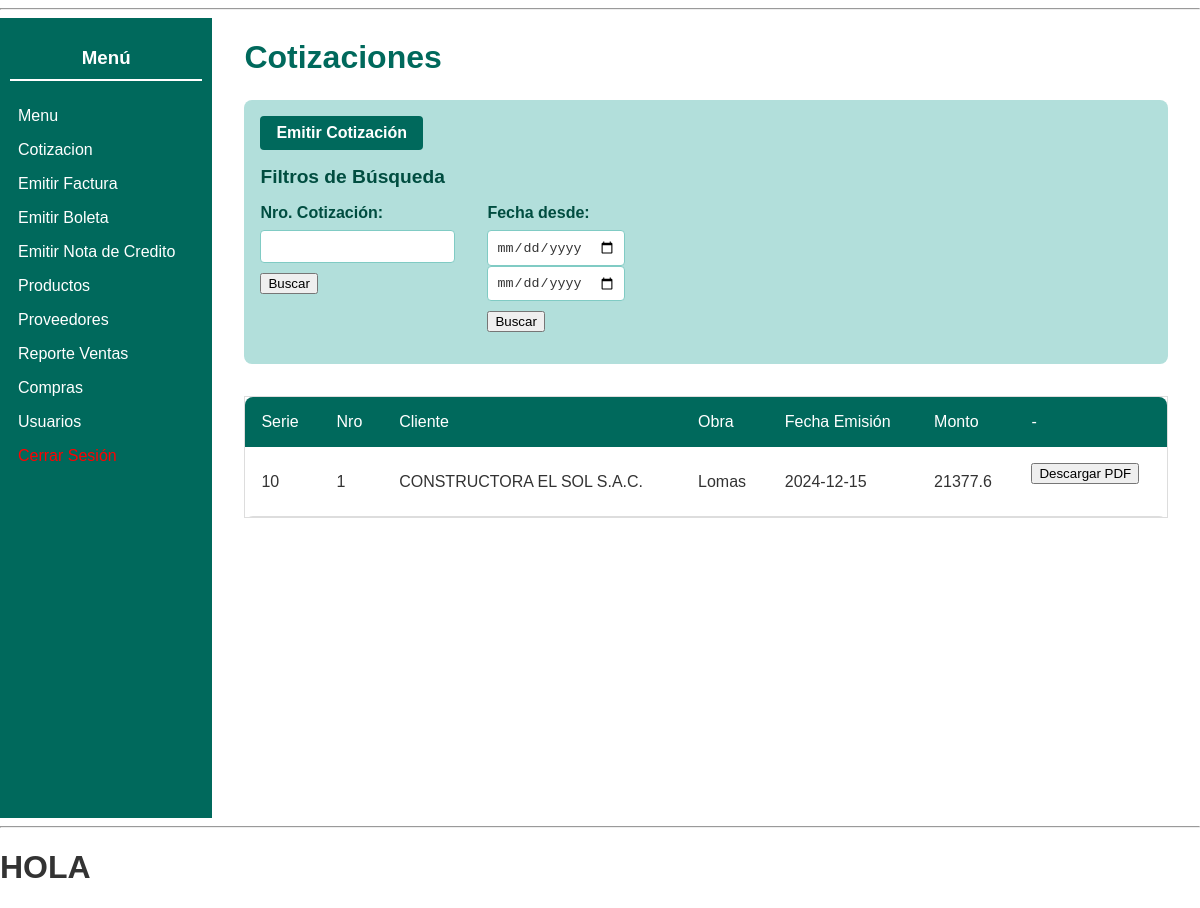
The page /moduloVentas/indexCotizacion.php?numerocotizacion=1 (signed in) on the database its author committed.
### tables this page shows
CREATE TABLE `cotizacionemitida` (
  `CotizacionEmitidaID` int NOT NULL AUTO_INCREMENT,
  `SerieComprobanteID` int NOT NULL,
  `NumeroCorrelativo` int NOT NULL,
  `UsuarioID` int NOT NULL,
  `FechaEmision` date NOT NULL,
  `FechaVencimiento` date NOT NULL,
  `TipoPago` varchar(255) NOT NULL,
  `FormaPago` varchar(255) NOT NULL,
  `Moneda` varchar(255) NOT NULL,
  `ClienteID` int NOT NULL,
  `Op.Inafecta` double NOT NULL,
  `Op.Exonerada` double NOT NULL,
  `Op.Gratuita` double NOT NULL,
  `Op.Gravada` double NOT NULL,
  `TotalIGV` double NOT NULL,
  `DescuentoGlobal` double NOT NULL,
  `ImporteTotal` double NOT NULL,
  `Observaciones` varchar(255) NOT NULL,
  `Obra` varchar(255) NOT NULL,
  PRIMARY KEY (`CotizacionEmitidaID`),
  UNIQUE KEY `CotizacionEmitidaID` (`CotizacionEmitidaID`),
  KEY `fk_cotizacionemitida_seriecomprobante` (`SerieComprobanteID`),
  KEY `fk_cotizacionemitida_usuario` (`UsuarioID`),
  KEY `fk_cotizacionemitida_cliente` (`ClienteID`),
  CONSTRAINT `fk_cotizacionemitida_cliente` FOREIGN KEY (`ClienteID`) REFERENCES `cliente` (`ClienteID`),
  CONSTRAINT `fk_cotizacionemitida_seriecomprobante` FOREIGN KEY (`SerieComprobanteID`) REFERENCES `seriecomprobante` (`SerieComprobanteID`),
  CONSTRAINT `fk_cotizacionemitida_usuario` FOREIGN KEY (`UsuarioID`) REFERENCES `usuario` (`UsuarioID`)
);

CREATE TABLE `cliente` (
  `ClienteID` int NOT NULL AUTO_INCREMENT,
  `TipoDocumentoIdentidad` varchar(255) NOT NULL,
  `NumeroDocumentoIdentidad` varchar(255) NOT NULL,
  `NombreCompletoORazonSocial` varchar(255) NOT NULL,
  `Telefono` int NOT NULL,
  `Email` varchar(255) NOT NULL,
  `Direccion` varchar(255) NOT NULL,
  `FechaRegistro` date NOT NULL,
  PRIMARY KEY (`ClienteID`),
  UNIQUE KEY `ClienteID` (`ClienteID`)
);

### modelo/cotizaciones.php (called while the page is built, shortened)
<?php
class Cotizaciones
{
  public function getCotizaciones($numerocotizacion = null, $fechadesde = null, $fechahasta = null)
  {
    $sql = "SELECT ce.CotizacionEmitidaID,
              ce.SerieComprobanteID,
              ce.NumeroCorrelativo,
              cl.NombreCompletoORazonSocial AS Cliente,
              ce.Obra,
              ce.FechaEmision,
              ce.ImporteTotal
            FROM cotizacionemitida ce
            INNER JOIN cliente cl ON ce.ClienteID = cl.ClienteID";
    $conditions = array();
    if ($numerocotizacion !== null && $numerocotizacion !== '') {
      $conditions[] = "ce.NumeroCorrelativo = $numerocotizacion";
    }
    if (count($conditions) > 0) {
      $sql .= " WHERE " . implode(" AND ", $conditions);
    }
    $conexion = Conexion::conectarBD();
    $respuesta = $conexion->query($sql);
    $cotizaciones = array();
    while ($fila = $respuesta->fetch_assoc()) {
      $cotizaciones[] = $fila;
    }
    return $cotizaciones;
  }
}

### moduloVentas/panelCotizacion.php (the view, shortened to what this page needs)
<?php
include_once($_SERVER['DOCUMENT_ROOT'] . '/shared/pantalla.php');
class panelCotizacion extends pantalla
{
  public function panelCotizacionShow($cotizaciones = null)
  {
    $rol = $_SESSION['rol'];
?>
    <div style="display: flex; height: 100vh;">
      <aside style="width: 200px; background-color: #00695c; color: white; padding: 10px;">
        <h3 style="text-align: center; border-bottom: 2px solid white; padding-bottom: 10px;">Menú</h3>
        <nav>
          <ul style="list-style: none; padding: 0;">
            <?php
            if ($rol == "cajero") {
            ?>
              <li><a href="/moduloSeguridad/indexPanelPrincipal.php" style="color: white; text-decoration: none; display: block; padding: 8px;">Menú</a></li>
              <li><a href="../moduloVentas/emitirBoleta.php" style="color: white; text-decoration: none; display: block; padding: 8px;">Emitir Factura</a></li>
              <li><a href="../moduloSeguridad/indexCambiarContrasena.php" style="color: white; text-decoration: none; display: block; padding: 8px;">Emitir Boleta</a></li>
              <li><a href="../moduloSeguridad/indexCambiarContrasena.php" style="color: white; text-decoration: none; display: block; padding: 8px;">Emitir Nota Credito</a></li>
              <li><a href="../moduloSeguridad/indexCambiarContrasena.php" style="color: white; text-decoration: none; display: block; padding: 8px;">Compras</a></li>
            <?php
            }
            elseif ($rol === "jefeVentas") {
            ?>
              <li><a href="/moduloSeguridad/indexPanelPrincipal.php" style="color: white; text-decoration: none; display: block; padding: 8px;">Menu</a></li>
              <li><a href="../moduloVentas/indexCotizacion.php" style="color: white; text-decoration: none; display: block; padding: 8px;">Cotizacion</a></li>
              <li><a href="../moduloSeguridad/indexCambiarContrasena.php" style="color: white; text-decoration: none; display: block; padding: 8px;">Emitir Factura</a></li>
              <li><a href="../moduloVentas/emitirBoleta.php" style="color: white; text-decoration: none; display: block; padding: 8px;">Emitir Boleta</a></li>
              <li><a href="../moduloVentas/confirmarProductos.php" style="color: white; text-decoration: none; display: block; padding: 8px;">Emitir Nota de Credito</a></li>
              <li><a href="../moduloSeguridad/indexCambiarContrasena.php" style="color: white; text-decoration: none; display: block; padding: 8px;">Productos</a></li>
              <li><a href="../moduloVentas/emitirBoleta.php" style="color: white; text-decoration: none; display: block; padding: 8px;">Proveedores</a></li>
              <li><a href="../moduloVentas/indexReporteventas.php " style="color: white; text-decoration: none; display: block; padding: 8px;">Reporte Ventas</a></li>
              <li><a href="../moduloSeguridad/indexCambiarContrasena.php" style="color: white; text-decoration: none; display: block; padding: 8px;">Compras</a></li>
              <li><a href="../moduloSeguridad/indexCambiarContrasena.php" style="color: white; text-decoration: none; display: block; padding: 8px;">Usuarios</a></li>
            <?php
            }
            else {
            ?>
              <li>
                <p style="color: yellow; text-align: center;">Rol no identificado</p>
              </li>
            <?php
            }
            ?>
            <li><a href='../index.php' style="color: red; text-decoration: none; display: block; padding: 8px;">Cerrar Sesión</a></li>
          </ul>
        </nav>
      </aside>
      <main style="padding: 0 2rem;">
        <h1 style="color: #00695c;">Cotizaciones</h1>
        <div class="filters-container">
          <a href="/moduloVentas/indexEmitirCotizacion.php" class="btn" style="margin-bottom: 1rem;">Emitir Cotización</a>
          <div class="flex">
            <h2>Filtros de Búsqueda</h2>
          </div>
          <div class="filters">
            <form action="/moduloVentas/getCotizacion.php" method="POST">
              <div class="input-container">
                <label for="nroCotizacion">Nro. Cotización:</label>
                <input type="text" id="nroCotizacion" name="txtNroCotizacion">
              </div>
              <input style="margin-top: 10px;" type="submit" name="btnBuscarNrcotaizacion" value="Buscar">
            </form>
            <form action="/moduloVentas/getCotizacion.php" method="POST">
              <div class="input-container">
                <label for="fechaDesde">Fecha desde:</label>
                <input type="date" id="fechaDesde" name="txtFechaDesde">
                <input type="date" id="fechaHasta" name="txtFechaHasta">
              </div>
              <input style="margin-top: 10px;" type="submit" name="btnBuscarFechas" value="Buscar">
            </form>
          </div>
        </div>
        <div class="table-cotizaciones">
          <table id="cotaizaciones-table">
            <thead>
              <tr>
                <th>Serie</th>
                <th>Nro</th>
                <th>Cliente</th>
                <th>Obra</th>
                <th>Fecha Emisión</th>
                <th>Monto</th>
                <th>-</th>
              </tr>
            </thead>
            <tbody>
              <?php if ($cotizaciones !== null) : ?>
                <?php foreach ($cotizaciones as $cotaizacion) : ?>
                  <tr>
                    <td><?= $cotaizacion['SerieComprobanteID']; ?></td>
                    <td><?= $cotaizacion['NumeroCorrelativo']; ?></td>
                    <td><?= $cotaizacion['Cliente']; ?></td>
                    <td><?= $cotaizacion['Obra']; ?></td>
                    <td><?= $cotaizacion['FechaEmision']; ?></td>
                    <td><?= $cotaizacion['ImporteTotal']; ?></td>
                    <td>
                      <form action="/moduloVentas/getCotizacion.php" method="POST">
                        <input type="submit" name="btnGenerarPdf" value="Descargar PDF">
                      </form>
                    </td>
                  </tr>
                <?php endforeach; ?>
              <?php else : ?>
                <tr>
                  <td colspan="7">No se encontraron solicitudes.</td>
                </tr>
              <?php endif; ?>
            </tbody>
          </table>
        </div>
      </main>
    </div>
<?php
  }
}
?>

### assets/styles.css (style rules this page uses)
body { font-family: Arial, sans-serif; margin: 0; padding: 0; color: #333; }
main { padding: 2rem; width: 80%; max-width: 1200px; margin: 0 auto; }
main h1 { color: #00695c; margin-bottom: 1.5rem; font-size: 2rem; }
.filters-container { background: #b2dfdb; border-radius: 8px; padding: 1rem; margin-bottom: 2rem; }
.filters-container .flex { display: flex; justify-content: space-between; align-items: center; margin-bottom: 1rem; }
.filters-container h2 { color: #004d40; font-size: 1.2rem; margin: 0; }
.btn, .btn:link, .btn:visited { display: inline-block; background: #00695c; color: #fff; border: none; padding: 0.5rem 1rem; border-radius: 4px; cursor: pointer; font-weight: bold; transition: background 0.3s; text-decoration: none; }
.filters { display: flex; gap: 2rem; flex-wrap: wrap; }
.input-container { display: flex; flex-direction: column; }
.input-container label { margin-bottom: 0.5rem; font-weight: bold; color: #004d40; }
.input-container input[type="text"], .input-container input[type="date"] { padding: 0.5rem; border: 1px solid #80cbc4; border-radius: 4px; background: #ffffff; color: #333; }
.table-cotizaciones { margin-top: 2rem; overflow-x: auto; }
.table-cotizaciones table { width: 100%; border-collapse: collapse; background: #fff; border-radius: 8px; overflow: hidden; }
.table-cotizaciones thead { background: #00695c; color: #fff; }
.table-cotizaciones thead th { padding: 1rem; text-align: left; font-weight: normal; }
.table-cotizaciones tbody td { padding: 1rem; border-bottom: 1px solid #ddd; }
.table-cotizaciones { border: 1px solid #ddd; max-height: 250px; overflow-x: auto; }

### rows shown on the page
cotizacionemitida: SerieComprobanteID "10", NumeroCorrelativo "1", ClienteID.NombreCompletoORazonSocial "CONSTRUCTORA EL SOL S.A.C.", Obra "Lomas", FechaEmision "2024-12-15", ImporteTotal "21377.6"
